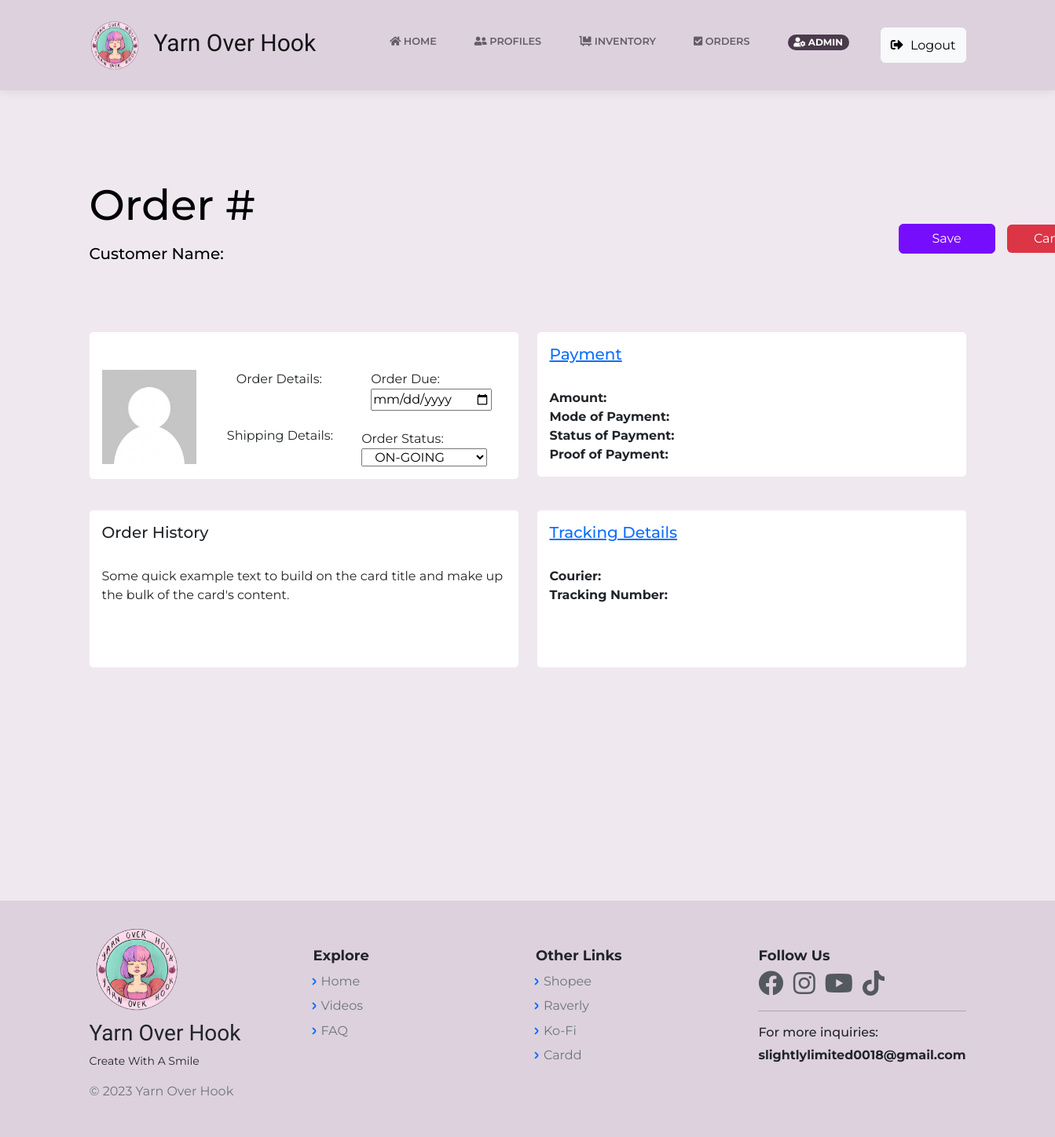
Page /OrderPageAdmin.php?id=101 (signed in) on the earlier database version.
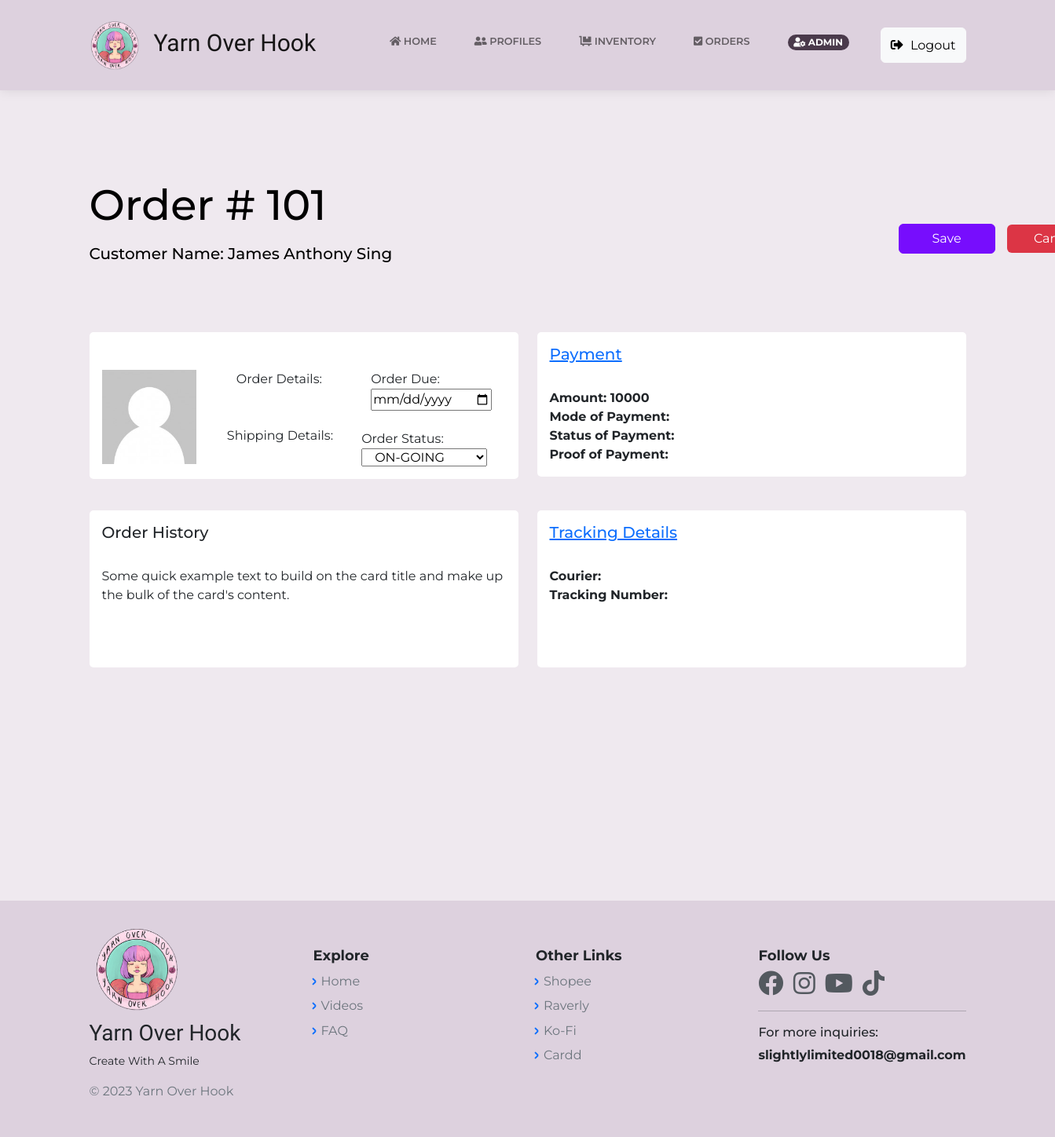
Same page on the later database version.
### tables this page shows
CREATE TABLE `orders_db` (
  `id` bigint(20) NOT NULL,
  `OrderID` bigint(20) NOT NULL,
  `ItemName` varchar(50) NOT NULL,
  `ItemImg` varchar(255) NOT NULL,
  `OrderType` varchar(255) NOT NULL,
  `TypeID` int(11) NOT NULL,
  `c_id` bigint(20) NOT NULL,
  `ItemID` int(11) NOT NULL,
  `order_qty` int(11) NOT NULL,
  `order_date` timestamp NOT NULL DEFAULT current_timestamp() ON UPDATE current_timestamp(),
  `ItemPrice` int(12) NOT NULL,
  `proof_img` varchar(255) NOT NULL,
  `p_mode` varchar(50) NOT NULL,
  `tracking_no` varchar(255) NOT NULL,
  `courier_id` varchar(50) NOT NULL,
  `pay_status` varchar(50) NOT NULL
);

CREATE TABLE `cust_profile` (
  `id` bigint(20) NOT NULL,
  `c_id` bigint(12) NOT NULL,
  `c_name` varchar(60) NOT NULL,
  `c_avatar` varchar(255) NOT NULL,
  `c_label` varchar(255) NOT NULL,
  `email` varchar(60) NOT NULL,
  `region` varchar(60) NOT NULL,
  `city` varchar(60) NOT NULL,
  `street` varchar(60) NOT NULL,
  `barangay` varchar(60) NOT NULL,
  `phone_no` varchar(20) NOT NULL,
  `zip_code` int(12) NOT NULL,
  `unit_no` int(11) NOT NULL,
  `date` timestamp NOT NULL DEFAULT current_timestamp() ON UPDATE current_timestamp(),
  `address` varchar(150) NOT NULL,
  `login_id` bigint(12) NOT NULL,
  `unique_id` int(5) NOT NULL DEFAULT 1
);

### OrderPageAdmin.php (the view, shortened to what this page needs)
<?php
    include("includes/dbh.inc.php");
    if(isset($_GET['id'])) {
        $id = mysqli_real_escape_string($con, $_GET['id']);
        $item = "SELECT * FROM orders_db WHERE OrderID = $id";
        $result = mysqli_query($con, $item);
        $orders = mysqli_fetch_assoc($result);
    }
        if($orders){
            $profile = "SELECT * FROM cust_profile";
            $result = mysqli_query($con, $profile);
            $profiles = mysqli_fetch_array($result);
        }
    require 'layouts/Header.php';
?>
<body class="d-flex flex-column min-vh-100">
<?php require 'layouts/nav.php';?>
    <main class="page payment-page;">
        <section class="clean-block payment-form dark" style="height: 1061.328px; background-color:#efe9ef;">
            <div class="container" style="color: var(--bs-btn-hover-border-color);">
                <div class="block-heading">
                    <h2 style="margin-bottom: 17.2px;font-size: 54px;text-align: left;margin-top:64px; color:black;">Order # <?php echo $orders['OrderID']?></h2>
                    <h2 style="font-size: 20px;text-align: left;margin-bottom: 10.2px;margin-top: 10px; color:black;">Customer Name: <?php echo $profiles['c_name']?></h2>
                </div><a class="btn btn-primary" role="button" style="margin-left: 1168px;margin-bottom: 5px;margin-top: -162px;width: 123.1406px;background: rgb(220,53,69);border-style: none;" href="OrdersAdminView.php">Cancel</a><button class="btn btn-primary" type="button" style="margin-left: 1030px;margin-bottom: 5px;margin-top: -210px;width: 123.1406px; border-color: rgb(119,13,253);background: rgb(119,13,253); " href="OrdersPageAdminView.php">Save</button>
            </div>
			<div class="container">
        <div class="row">
            <div class="col-lg-6 mb-4">
                <div class="card">
                    <div class="card-body">
                        <h5 class="card-title"></h5> <br>
						<div class="image">
		<div class="column">
		<img src="assets/img/avatars/nopic1.jpg" height="120px" width="120px"></div>
      </div>
      <div class="text">
		  <div class="column">
		 Order Details:
		 <br> <br> <br>
		 <div class="row"> Shipping Details: </div> </div>
		<div class="column">
		Order Due:
		<br> <input type="date">
		<br> <br>
		<div class="row"> Order Status:
		<select name="" id="sel" >
      <option value="ON-GOING">ON-GOING</option>
		</select> </div> </div>
      </div>
		</div>
        </div>
        </div>
            <div class="col-lg-6 mb-4">
                <div class="card">
                    <div class="card-body">
                        <h5 class="card-title"> <a href="AddPaymentAdmin.php?id=<?php echo $orders['OrderID']?>">Payment</h5></a>
                        <p class="card-text">
                            <br> <b>Amount: <?php echo $orders['ItemPrice']?> </b>
							<br> <b>Mode of Payment: </b>
							<br> <b>Status of Payment: <?php echo $orders['pay_status']?> </b>
							<br> <b>Proof of Payment: </b>
                        </p>
                    </div>
                </div>
            </div>
        </div>
    </div>
	<div class="container">
        <div class="row">
            <div class="col-lg-6 mb-4">
                <div class="card">
                    <div class="card-body">
                        <h5 class="card-title"> Order History</h5>
                        <p class="card-text">
                            <br> Some quick example text to build on
                            the card title and make up the bulk
                            of the card's content.
						<br> <br>
						</p>
						<br>
                    </div>
                </div>
            </div>
            <div class="col-lg-6 mb-4">
                <div class="card">
                    <div class="card-body">
                        <h5 class="card-title"> <a href="TrackingDetails.php?id=<?php echo $orders['OrderID']?>">Tracking Details</h5>  </a>
                        <p class="card-text">
                            <br> <b>Courier: </b>
							<br> <b>Tracking Number: </b>
							<br> <br>
                        </p>
						<br>
                    </div>
                </div>
            </div>
        </div>
    </div>
        </section>
    </main>
<?php require 'layouts/Footer.php';?>

Differences in the rows shown:
now on this page (row edited): orders_db: OrderID "101", ItemPrice "10000"
now on this page (row edited): cust_profile: c_name "James Anthony Sing"
